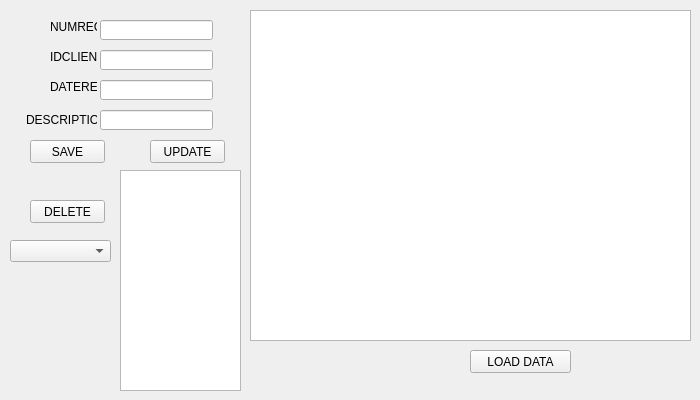
      <widget class="QWidget" name="tab_5">
       <attribute name="title">
        <string>TRI</string>
       </attribute>
       <widget class="QTableView" name="tabreclamation_3">
        <property name="geometry">
         <rect>
          <x>250</x>
          <y>10</y>
          <width>441</width>
          <height>331</height>
         </rect>
        </property>
        <property name="tabletTracking">
         <bool>false</bool>
        </property>
       </widget>
       <widget class="QPushButton" name="pushButton">
        <property name="geometry">
         <rect>
          <x>30</x>
          <y>140</y>
          <width>75</width>
          <height>23</height>
         </rect>
        </property>
        <property name="text">
         <string>SAVE</string>
        </property>
       </widget>
       <widget class="QPushButton" name="pb_update">
        <property name="geometry">
         <rect>
          <x>150</x>
          <y>140</y>
          <width>75</width>
          <height>23</height>
         </rect>
        </property>
        <property name="text">
         <string>UPDATE</string>
        </property>
       </widget>
       <widget class="QPushButton" name="pushButton_3">
        <property name="geometry">
         <rect>
          <x>30</x>
          <y>200</y>
          <width>75</width>
          <height>23</height>
         </rect>
        </property>
        <property name="text">
         <string>DELETE</string>
        </property>
       </widget>
       <widget class="QPushButton" name="pb_TRI">
        <property name="geometry">
         <rect>
          <x>470</x>
          <y>350</y>
          <width>101</width>
          <height>23</height>
         </rect>
        </property>
        <property name="text">
         <string>LOAD DATA</string>
        </property>
       </widget>
       <widget class="QTextBrowser" name="textBrowser_3">
        <property name="geometry">
         <rect>
          <x>120</x>
          <y>170</y>
          <width>121</width>
          <height>221</height>
         </rect>
        </property>
       </widget>
       <widget class="QComboBox" name="comboBox">
        <property name="geometry">
         <rect>
          <x>10</x>
          <y>240</y>
          <width>101</width>
          <height>22</height>
         </rect>
        </property>
        <property name="frame">
         <bool>true</bool>
        </property>
        <property name="modelColumn">
         <number>1</number>
        </property>
       </widget>
       <widget class="QLineEdit" name="lineEdit">
        <property name="geometry">
         <rect>
          <x>100</x>
          <y>20</y>
          <width>113</width>
          <height>20</height>
         </rect>
        </property>
       </widget>
       <widget class="QLineEdit" name="lineEdit_6">
        <property name="geometry">
         <rect>
          <x>100</x>
          <y>50</y>
          <width>113</width>
          <height>20</height>
         </rect>
        </property>
       </widget>
       <widget class="QLineEdit" name="lineEdit_7">
        <property name="geometry">
         <rect>
          <x>100</x>
          <y>80</y>
          <width>113</width>
          <height>20</height>
         </rect>
        </property>
       </widget>
       <widget class="QLineEdit" name="lineEdit_8">
        <property name="geometry">
         <rect>
          <x>100</x>
          <y>110</y>
          <width>113</width>
          <height>20</height>
         </rect>
        </property>
       </widget>
       <widget class="QLabel" name="label_8">
        <property name="geometry">
         <rect>
          <x>50</x>
          <y>20</y>
          <width>47</width>
          <height>13</height>
         </rect>
        </property>
        <property name="text">
         <string>NUMREC</string>
        </property>
       </widget>
       <widget class="QLabel" name="label_9">
        <property name="geometry">
         <rect>
          <x>50</x>
          <y>50</y>
          <width>47</width>
          <height>13</height>
         </rect>
        </property>
        <property name="text">
         <string>IDCLIENT</string>
        </property>
       </widget>
       <widget class="QLabel" name="label_10">
        <property name="geometry">
         <rect>
          <x>50</x>
          <y>80</y>
          <width>47</width>
          <height>13</height>
         </rect>
        </property>
        <property name="text">
         <string>DATEREC</string>
        </property>
       </widget>
       <widget class="QLabel" name="label_11">
        <property name="geometry">
         <rect>
          <x>26</x>
          <y>110</y>
          <width>71</width>
          <height>20</height>
         </rect>
        </property>
        <property name="text">
         <string>DESCRIPTION</string>
        </property>
       </widget>
      </widget>
